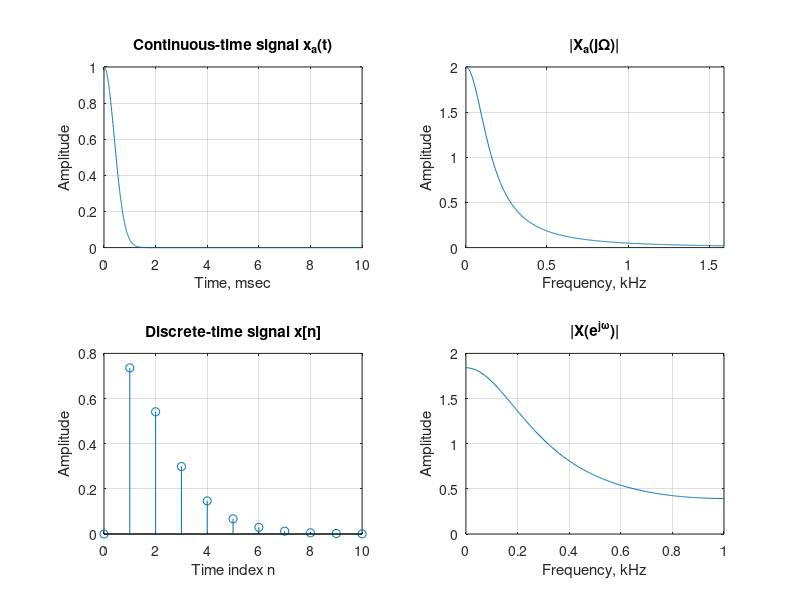

Reproduce this figure in MATLAB.
% Program P5_3
% Illustration of the Aliasing Effect 
% in the Frequency-Domain
clf;
t = 0:0.005:10;
xa = exp(-pi*(t.^2));
subplot(2,2,1)
plot(t,xa);grid
xlabel('Time, msec');ylabel('Amplitude');
title('Continuous-time signal x_{a}(t)');
subplot(2,2,2)
wa = 0:10/511:10;
ha = freqs(2,[1 2 1],wa);
plot(wa/(2*pi),abs(ha));grid;
xlabel('Frequency, kHz');ylabel('Amplitude');
title('|X_{a}(j\Omega)|');
axis([0 5/pi 0 2]);
subplot(2,2,3)
T = 1; 
n = 0:T:10;
xs = 2*n.*exp(-n);
k = 0:length(n)-1;
stem(k,xs);grid;
xlabel('Time index n');ylabel('Amplitude');
title('Discrete-time signal x[n]');
subplot(2,2,4)
wd = 0:pi/255:pi;
hd = freqz(xs,1,wd);
plot(wd/(T*pi), T*abs(hd));grid;
xlabel('Frequency, kHz');ylabel('Amplitude');
title('|X(e^{j\omega})|');
axis([0 1/T 0 2])
